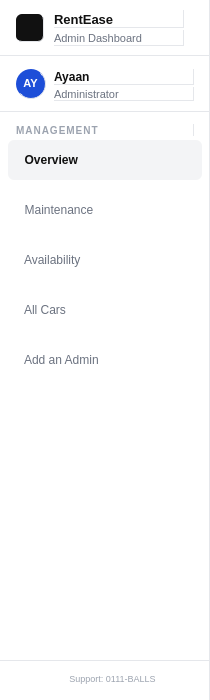
  <widget class="QWidget" name="sidebarWidget" native="true">
   <property name="geometry">
    <rect>
     <x>0</x>
     <y>0</y>
     <width>210</width>
     <height>700</height>
    </rect>
   </property>
   <property name="minimumSize">
    <size>
     <width>210</width>
     <height>0</height>
    </size>
   </property>
   <property name="maximumSize">
    <size>
     <width>210</width>
     <height>16777215</height>
    </size>
   </property>
   <property name="styleSheet">
    <string notr="true">background-color: #ffffff;
border-right: 1px solid #E5E7EB;
font-family: Segoe UI;</string>
   </property>
   <widget class="QWidget" name="brandWidget" native="true">
    <property name="geometry">
     <rect>
      <x>0</x>
      <y>0</y>
      <width>210</width>
      <height>56</height>
     </rect>
    </property>
    <property name="minimumSize">
     <size>
      <width>0</width>
      <height>56</height>
     </size>
    </property>
    <property name="maximumSize">
     <size>
      <width>210</width>
      <height>56</height>
     </size>
    </property>
    <property name="styleSheet">
     <string notr="true">background-color: #ffffff;
border-bottom: 1px solid #E5E7EB;</string>
    </property>
    <widget class="QLabel" name="logoLabel">
     <property name="geometry">
      <rect>
       <x>16</x>
       <y>14</y>
       <width>28</width>
       <height>28</height>
      </rect>
     </property>
     <property name="minimumSize">
      <size>
       <width>28</width>
       <height>28</height>
      </size>
     </property>
     <property name="maximumSize">
      <size>
       <width>28</width>
       <height>28</height>
      </size>
     </property>
     <property name="styleSheet">
      <string notr="true">background-color: #111111;
border-radius: 6px;</string>
     </property>
     <property name="text">
      <string/>
     </property>
     <property name="pixmap">
      <pixmap resource="resource.qrc">:/images/companyLogo3.png</pixmap>
     </property>
     <property name="scaledContents">
      <bool>true</bool>
     </property>
    </widget>
    <widget class="QLabel" name="brandName">
     <property name="geometry">
      <rect>
       <x>54</x>
       <y>10</y>
       <width>130</width>
       <height>18</height>
      </rect>
     </property>
     <property name="styleSheet">
      <string notr="true">font-size: 13px;
font-weight: bold;
color: #111111;
background-color: transparent;
font-family: Segoe UI;</string>
     </property>
     <property name="text">
      <string>RentEase</string>
     </property>
    </widget>
    <widget class="QLabel" name="brandSub">
     <property name="geometry">
      <rect>
       <x>54</x>
       <y>30</y>
       <width>130</width>
       <height>16</height>
      </rect>
     </property>
     <property name="styleSheet">
      <string notr="true">font-size: 11px;
color: #6B7280;
background: transparent;</string>
     </property>
     <property name="text">
      <string>Admin Dashboard</string>
     </property>
    </widget>
   </widget>
   <widget class="QWidget" name="adminIdentityWidget" native="true">
    <property name="geometry">
     <rect>
      <x>0</x>
      <y>56</y>
      <width>210</width>
      <height>56</height>
     </rect>
    </property>
    <property name="minimumSize">
     <size>
      <width>210</width>
      <height>56</height>
     </size>
    </property>
    <property name="maximumSize">
     <size>
      <width>210</width>
      <height>16777215</height>
     </size>
    </property>
    <property name="styleSheet">
     <string notr="true">background-color: #ffffff;
border-bottom: 1px solid #E5E7EB;</string>
    </property>
    <widget class="QLabel" name="adminAvatarLabel">
     <property name="geometry">
      <rect>
       <x>16</x>
       <y>13</y>
       <width>30</width>
       <height>30</height>
      </rect>
     </property>
     <property name="sizePolicy">
      <sizepolicy hsizetype="Fixed" vsizetype="Fixed">
       <horstretch>0</horstretch>
       <verstretch>0</verstretch>
      </sizepolicy>
     </property>
     <property name="styleSheet">
      <string notr="true">background-color: #1D4ED8;
border-radius: 15px;
font-size: 11px;
font-weight: bold;
color: #ffffff;</string>
     </property>
     <property name="text">
      <string>AY</string>
     </property>
     <property name="alignment">
      <set>Qt::AlignmentFlag::AlignCenter</set>
     </property>
    </widget>
    <widget class="QLabel" name="adminNameLabel">
     <property name="geometry">
      <rect>
       <x>54</x>
       <y>13</y>
       <width>140</width>
       <height>16</height>
      </rect>
     </property>
     <property name="styleSheet">
      <string notr="true">font-size: 12px;
font-weight: bold;
color: #111111;
background: transparent;</string>
     </property>
     <property name="text">
      <string>Ayaan</string>
     </property>
    </widget>
    <widget class="QLabel" name="adminRoleLabel">
     <property name="geometry">
      <rect>
       <x>54</x>
       <y>31</y>
       <width>140</width>
       <height>14</height>
      </rect>
     </property>
     <property name="styleSheet">
      <string notr="true">font-size: 11px;
color: #6B7280;
background: transparent;</string>
     </property>
     <property name="text">
      <string>Administrator</string>
     </property>
    </widget>
   </widget>
   <widget class="QLabel" name="navSectionLabel">
    <property name="geometry">
     <rect>
      <x>16</x>
      <y>124</y>
      <width>178</width>
      <height>12</height>
     </rect>
    </property>
    <property name="styleSheet">
     <string notr="true">font-size: 10px;
color: #9CA3AF;
font-weight: bold;
letter-spacing: 1px;
background: transparent;</string>
    </property>
    <property name="text">
     <string>MANAGEMENT</string>
    </property>
   </widget>
   <widget class="QPushButton" name="overviewBtn">
    <property name="geometry">
     <rect>
      <x>8</x>
      <y>140</y>
      <width>194</width>
      <height>40</height>
     </rect>
    </property>
    <property name="font">
     <font>
      <family>Segoe UI</family>
      <pointsize>9</pointsize>
      <bold>false</bold>
     </font>
    </property>
    <property name="styleSheet">
     <string notr="true">QPushButton#overviewBtn {
    background-color: #F3F4F6;
    border: none;
    border-radius: 6px;
    text-align: left;
    padding-left: 10px;
    font-weight: 600;
    color: #111111;
}
QPushButton#overviewBtn:hover {
    background-color: #E5E7EB;
}
QPushButton#overviewBtn:!checked {
    background: none;
    color: #6B7280;
    font-weight: 400;
}
QPushButton#overviewBtn:!checked:hover {
    background-color: #F9FAFB;
    color: #111111;
}</string>
    </property>
    <property name="text">
     <string>  Overview</string>
    </property>
    <property name="icon">
     <iconset theme="QIcon::ThemeIcon::AddressBookNew"/>
    </property>
    <property name="iconSize">
     <size>
      <width>18</width>
      <height>18</height>
     </size>
    </property>
    <property name="checkable">
     <bool>true</bool>
    </property>
    <property name="checked">
     <bool>true</bool>
    </property>
    <property name="flat">
     <bool>true</bool>
    </property>
   </widget>
   <widget class="QPushButton" name="maintBtn">
    <property name="geometry">
     <rect>
      <x>8</x>
      <y>190</y>
      <width>194</width>
      <height>40</height>
     </rect>
    </property>
    <property name="font">
     <font>
      <family>Segoe UI</family>
      <pointsize>9</pointsize>
     </font>
    </property>
    <property name="styleSheet">
     <string notr="true">QPushButton#maintBtn {
    border: none;
    border-radius: 6px;
    text-align: left;
    padding-left: 10px;
    color: #6B7280;
    background: none;
}
QPushButton#maintBtn:hover {
    background-color: #F9FAFB;
    color: #111111;
}
QPushButton#maintBtn:checked {
    background-color: #F3F4F6;
    color: #111111;
    font-weight: 600;
}</string>
    </property>
    <property name="text">
     <string>  Maintenance</string>
    </property>
    <property name="icon">
     <iconset theme="QIcon::ThemeIcon::AppointmentNew"/>
    </property>
    <property name="iconSize">
     <size>
      <width>18</width>
      <height>18</height>
     </size>
    </property>
    <property name="checkable">
     <bool>true</bool>
    </property>
    <property name="flat">
     <bool>true</bool>
    </property>
   </widget>
   <widget class="QPushButton" name="availBtn">
    <property name="geometry">
     <rect>
      <x>8</x>
      <y>240</y>
      <width>194</width>
      <height>40</height>
     </rect>
    </property>
    <property name="font">
     <font>
      <family>Segoe UI</family>
      <pointsize>9</pointsize>
     </font>
    </property>
    <property name="styleSheet">
     <string notr="true">QPushButton#availBtn {
    border: none;
    border-radius: 6px;
    text-align: left;
    padding-left: 10px;
    color: #6B7280;
    background: none;
}
QPushButton#availBtn:hover {
    background-color: #F9FAFB;
    color: #111111;
}
QPushButton#availBtn:checked {
    background-color: #F3F4F6;
    color: #111111;
    font-weight: 600;
}</string>
    </property>
    <property name="text">
     <string>  Availability</string>
    </property>
    <property name="icon">
     <iconset theme="QIcon::ThemeIcon::ZoomIn"/>
    </property>
    <property name="iconSize">
     <size>
      <width>18</width>
      <height>18</height>
     </size>
    </property>
    <property name="checkable">
     <bool>true</bool>
    </property>
    <property name="flat">
     <bool>true</bool>
    </property>
   </widget>
   <widget class="QPushButton" name="allCarsBtn">
    <property name="geometry">
     <rect>
      <x>8</x>
      <y>290</y>
      <width>194</width>
      <height>40</height>
     </rect>
    </property>
    <property name="font">
     <font>
      <family>Segoe UI</family>
      <pointsize>9</pointsize>
     </font>
    </property>
    <property name="styleSheet">
     <string notr="true">QPushButton#allCarsBtn {
    border: none;
    border-radius: 6px;
    text-align: left;
    padding-left: 10px;
    color: #6B7280;
    background: none;
}
QPushButton#allCarsBtn:hover {
    background-color: #F9FAFB;
    color: #111111;
}
QPushButton#allCarsBtn:checked {
    background-color: #F3F4F6;
    color: #111111;
    font-weight: 600;
}</string>
    </property>
    <property name="text">
     <string>  All Cars</string>
    </property>
    <property name="icon">
     <iconset theme="QIcon::ThemeIcon::FolderNew"/>
    </property>
    <property name="iconSize">
     <size>
      <width>18</width>
      <height>18</height>
     </size>
    </property>
    <property name="checkable">
     <bool>true</bool>
    </property>
    <property name="flat">
     <bool>true</bool>
    </property>
   </widget>
   <widget class="QLabel" name="footerLabel">
    <property name="geometry">
     <rect>
      <x>0</x>
      <y>660</y>
      <width>210</width>
      <height>38</height>
     </rect>
    </property>
    <property name="font">
     <font>
      <family>Segoe UI</family>
      <pointsize>7</pointsize>
     </font>
    </property>
    <property name="styleSheet">
     <string notr="true">color: #9CA3AF;
background-color: #ffffff;
border-top: 1px solid #E5E7EB;
padding-left: 16px;
padding-top: 10px;</string>
    </property>
    <property name="text">
     <string>Support: 0111-BALLS</string>
    </property>
    <property name="alignment">
     <set>Qt::AlignmentFlag::AlignHCenter|Qt::AlignmentFlag::AlignTop</set>
    </property>
   </widget>
   <widget class="QPushButton" name="addAdminBtn">
    <property name="geometry">
     <rect>
      <x>8</x>
      <y>340</y>
      <width>194</width>
      <height>40</height>
     </rect>
    </property>
    <property name="styleSheet">
     <string notr="true">QPushButton#addAdminBtn {
    border: none;
    border-radius: 6px;
    text-align: left;
    padding-left: 10px;
    color: #6B7280;
    background: none;
}
QPushButton#addAdminBtn:hover {
    background-color: #F9FAFB;
    color: #111111;
}
QPushButton#addAdminBtn:checked {
    background-color: #F3F4F6;
    color: #111111;
    font-weight: 600;
}</string>
    </property>
    <property name="text">
     <string>  Add an Admin</string>
    </property>
    <property name="icon">
     <iconset theme="QIcon::ThemeIcon::ContactNew"/>
    </property>
    <property name="iconSize">
     <size>
      <width>18</width>
      <height>18</height>
     </size>
    </property>
    <property name="checkable">
     <bool>true</bool>
    </property>
    <property name="flat">
     <bool>true</bool>
    </property>
   </widget>
  </widget>
